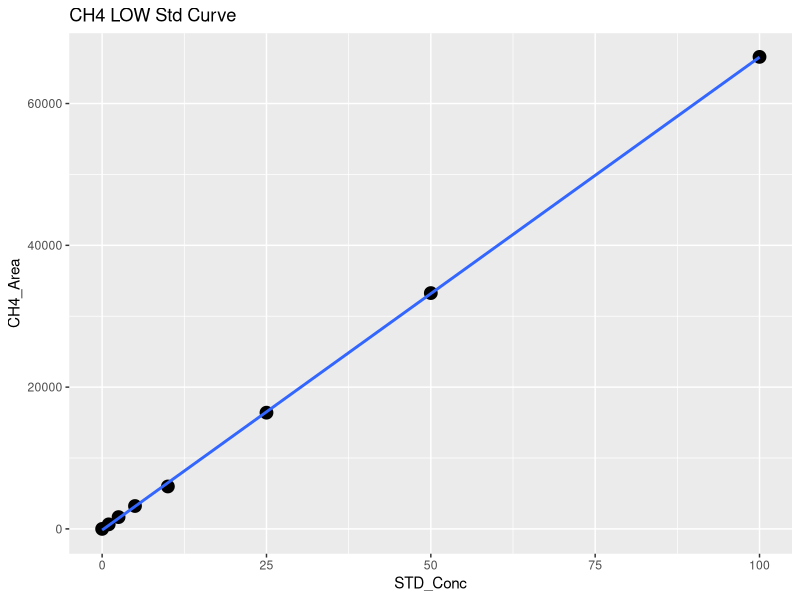
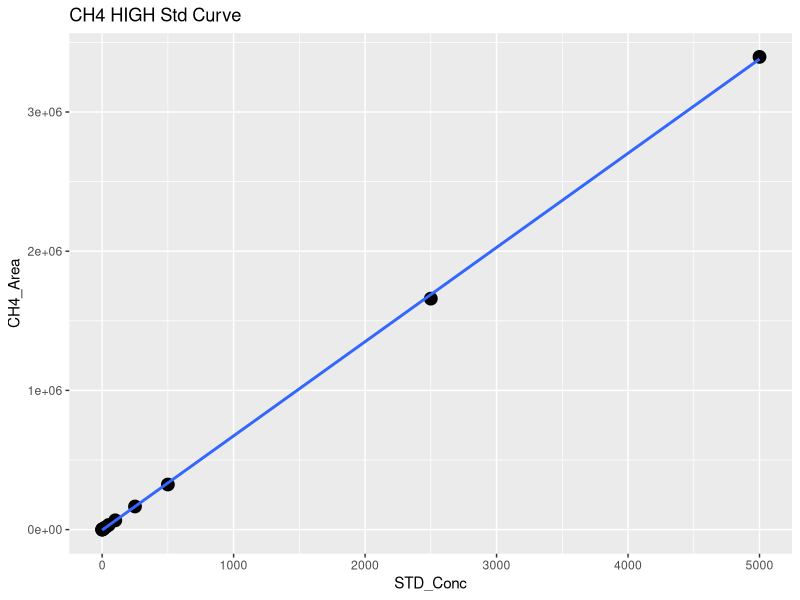
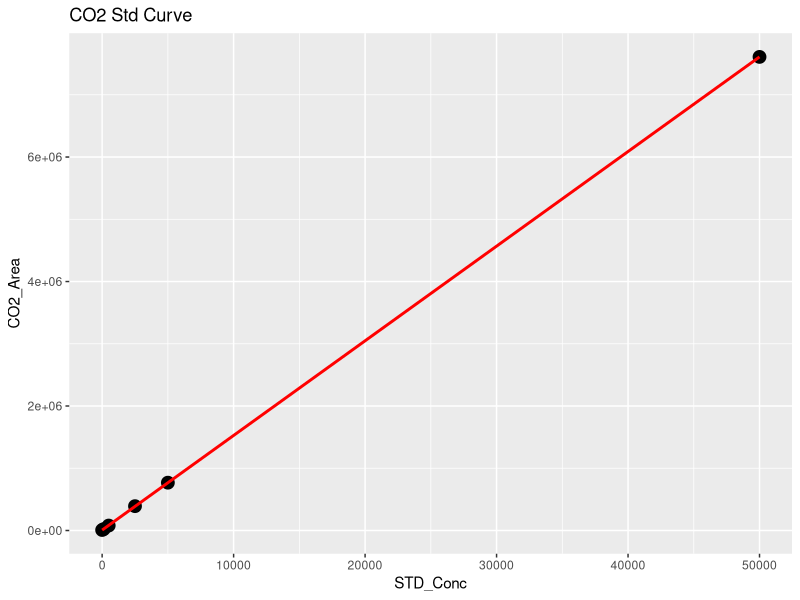
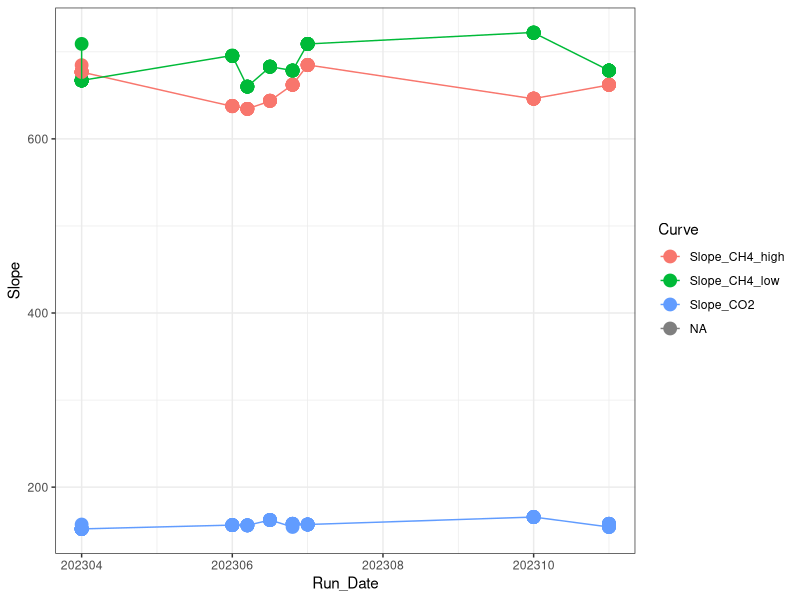

These figures' R source, in order: (Note: this script raises an error after producing the figures.)
## ---- chunk 1
library(dplyr)
library(ggplot2)
library(ggpubr)
library(stringr)
library(readxl)
## ---- chunk 2
#Read inData 
raw <- read.csv("2023 Raw Data/TEMPEST_TGAS_202303_05_entered.csv")
head(raw)

#pull out methane standards
stds_ch4 <-  raw %>%  
  filter(str_detect(Sample_Type, "STD_CH4"))
#head(stds_ch4)

#split into high curve and low curve for CH4
stds_ch4_low <- stds_ch4  %>%  
  filter(!STD_Conc > 100)

#Low curve for CH4
CH4_Low <- ggplot(stds_ch4_low, aes(STD_Conc, CH4_Area)) + geom_point(size=4) + 
  geom_smooth(method = "lm", se = FALSE) + labs(title="CH4 LOW Std Curve")
CH4_Low

CH4_Low_lm <- lm(stds_ch4_low$CH4_Area ~ stds_ch4_low$STD_Conc)
summary(CH4_Low_lm)
cf <- coef(CH4_Low_lm)

#create data frame with 1 rows and 0 columns
Slope_CH4_low <- data.frame(matrix(ncol = 0, nrow = 1))
Slope_CH4_low$Curve <- "Slope_CH4_low"
Slope_CH4_low$R2 <- summary(CH4_Low_lm)$adj.r.squared
Slope_CH4_low$Slope <- cf[2]
Slope_CH4_low$Intercept <- cf[1]
#head(Slope_CH4_low)

#High curve for CH4
CH4_High <- ggplot(stds_ch4, aes(STD_Conc, CH4_Area)) + geom_point(size=4) + 
  geom_smooth(method = "lm", se = FALSE) + labs(title="CH4 HIGH Std Curve")
CH4_High

stds_ch4_lm <- lm(stds_ch4$CH4_Area ~ stds_ch4$STD_Conc)
summary(stds_ch4_lm)
cf <- coef(stds_ch4_lm)

#create data frame with 1 rows and 0 columns
Slope_CH4_high <- data.frame(matrix(ncol = 0, nrow = 1))
Slope_CH4_high$Curve <- "Slope_CH4_high"
Slope_CH4_high$R2 <- summary(stds_ch4_lm)$adj.r.squared
Slope_CH4_high$Slope <- cf[2]
Slope_CH4_high$Intercept <- cf[1]
#head(Slope_CH4_high)

#pull out co2 standards
stds_co2 <-  raw %>%  
  filter(str_detect(Sample_Type, "STD_CO2"))
#head(stds_co2)

#CO2 Curve
CO2_stds <- ggplot(stds_co2, aes(STD_Conc, CO2_Area)) + geom_point(size=4) + 
  geom_smooth(method = "lm", se = FALSE, color="red") + labs(title="CO2 Std Curve")
CO2_stds

stds_co2_lm <- lm(stds_co2$CO2_Area ~ stds_co2$STD_Conc)
summary(stds_co2_lm)
cf <- coef(stds_co2_lm)

#create data frame with 1 rows and 0 columns
Slope_CO2 <- data.frame(matrix(ncol = 0, nrow = 1))
Slope_CO2$Curve <- "Slope_CO2"
Slope_CO2$R2 <- summary(stds_co2_lm)$adj.r.squared
Slope_CO2$Slope <- cf[2]
Slope_CO2$Intercept <- cf[1]
#head(Slope_CO2)

#pull all the slopes together into one dataframe 
Slopes <- rbind(Slope_CH4_low, Slope_CH4_high, Slope_CO2)
#head(Slopes)

Slopes$Run_Date <- c(202304, 202304, 202304)

log <- read.csv("2023 Raw Data/COMPASS_TEMPEST_Varian_TGAS_QAQC_2023.csv")
head(log)
log <- log[ ,-c(1)]
log <- rbind(log, Slopes)

Slopes_chk <- ggplot(log, aes(Run_Date, Slope, col=Curve)) + geom_point(size=4) + geom_line() + theme_bw()
Slopes_chk

write.csv(log, "2023 Raw Data/COMPASS_TEMPEST_Varian_TGAS_QAQC_2023.csv")
## ---- chunk 3
#head(raw)

#pull out methane standards
Samples <-  raw %>%  
  filter(!str_detect(Sample_Type, "STD_CH4")) %>%  
  filter(!str_detect(Sample_Type, "STD_CO2")) %>%  
  filter(!str_detect(Sample_Type, "Blank")) %>%  
  filter(!str_detect(Sample_Type, "Chk_STD")) %>%  
   filter(!str_detect(Sample_Type, "CHKSTD")) %>%
  filter(!str_detect(Sample_Type, "CHK_STD")) %>%
  filter(!str_detect(Sample_Type, "NA"))
#head(Samples)

#Now flag any areas that are above the 100ppm area for CH4
Samples$CH4_Curve <- ifelse(Samples$CH4_Area >71000, "High", "Low")
#head(Samples)

#Calculate CH4 concentrations in ppm
Samples$CH4_Conc_ppm <- ifelse(Samples$CH4_Area >71000, (Samples$CH4_Area-Slope_CH4_high$Intercept)/Slope_CH4_high$Slope,                                       (Samples$CH4_Area-Slope_CH4_low$Intercept)/Slope_CH4_low$Slope )

#Calculate CO2 concentrations in ppm 
Samples$CO2_Conc_ppm <- ((Samples$CO2_Area-Slope_CO2$Intercept)/Slope_CO2$Slope) 

#head(Samples)

##########make flags for any dilutions needed 
#highest CH4 standard = 10000
#highest CO2 standard = 50000

Samples$CH4_Flag <- ifelse(Samples$CH4_Conc_ppm >10000, "Needs Dilution", "Within Range")
Samples$CO2_Flag <- ifelse(Samples$CO2_Conc_ppm >50000, "Needs Dilution", "Within Range")
#head(Samples)

## ---- chunk 4

chks <-  raw %>%  
  filter(!str_detect(Sample_Type, "STD_CH4")) %>%  
  filter(!str_detect(Sample_Type, "STD_CO2")) %>%  
  filter(!str_detect(Sample_Type, "Blank")) %>%  
  filter(!str_detect(Sample_Type, "Unknown")) %>%  
  filter(!str_detect(Sample_Type, "NA"))
#head(chks)

#Calculate CH4 concentrations in ppm
chks$CH4_Conc_ppm <- ifelse(chks$CH4_Area >71000, 
                      (chks$CH4_Area-Slope_CH4_high$Intercept)/Slope_CH4_high$Slope,                                       (chks$CH4_Area-Slope_CH4_low$Intercept)/Slope_CH4_low$Slope )

#Calculate CO2 concentrations in ppm 
chks$CO2_Conc_ppm <- ((chks$CO2_Area-Slope_CO2$Intercept)/Slope_CO2$Slope)



#change this if check standard concentrations are different 
level_ch4 <- 5      #ppm
level_co2 <- 1000   #ppm

#calculate percent difference of check standards 
chks$Ch4_diff <- ((chks$CH4_Conc_ppm - level_ch4)/((chks$CH4_Conc_ppm + level_ch4)/2)) * 100
chks$CH4_diff_flag <-  ifelse(chks$Ch4_diff <10, 'YES', 'NO, rerun')

chks$CO2_diff <- ((chks$CO2_Conc_ppm - level_co2)/((chks$CO2_Conc_ppm + level_co2)/2)) * 100
chks$CO2_diff_flag <-  ifelse(chks$CO2_diff <10, 'YES', 'NO, rerun')

#now plot the Ch4 concentrations and the CO2 concentrations vs. the expected concentration 
#then also make the color the percent difference between the expected and observed concentration 

ch4_chk <-  ggplot(data = chks, aes(x = Sample_ID, y = CH4_Conc_ppm, fill=CH4_diff_flag)) +
       geom_bar(stat = 'identity') + 
        scale_fill_manual(values=c("darkgreen", "darkgrey"))+ 
        theme_classic() + labs(x= " ", y="Percent Difference  (%)", title="Check Stds: CH4") + 
        theme(legend.position="bottom") +  geom_hline(yintercept=level_ch4, linetype="dashed", 
                color = "black", size=1)


co2_chk <-  ggplot(data = chks, aes(x = Sample_ID, y = CO2_Conc_ppm, fill=CO2_diff_flag)) +
       geom_bar(stat = 'identity') + 
        scale_fill_manual(values=c("darkgreen", "darkgrey"))+
        theme_classic() + labs(x= " ", y="Percent Difference  (%)", title="Check Stds: CO2") + 
        theme(legend.position="bottom") +  geom_hline(yintercept=level_co2, linetype="dashed", 
                color = "black", size=1)

ggarrange(ch4_chk, co2_chk, nrow=1, ncol=2)


## ---- chunk 5

#multiply the concentration by the dilution factor
Samples$CH4_Conc_ppm_dilcorr <- (Samples$CH4_Conc_ppm * Samples$Dilution_Factor)

Samples$CO2_Conc_ppm_dilcorr <- (Samples$CO2_Conc_ppm * Samples$Dilution_Factor)

#check results
#head(Samples)

#quick first look at the samples 
ch4_samples <-  ggplot(data = Samples, aes(x = Sample_ID, y = CH4_Conc_ppm, fill=CH4_Flag)) +
       geom_bar(stat = 'identity') + 
        scale_fill_manual(values=c("red", "darkgreen"))+
        theme_classic() + labs(x= " ", y="CH4 (ppm)", title="CH4: Green = Within Range") + 
        theme(legend.position="none") 


co2_samples <-  ggplot(data = Samples, aes(x = Sample_ID, y = CO2_Conc_ppm, fill=CO2_Flag)) +
       geom_bar(stat = 'identity') + 
        scale_fill_manual(values=c("darkgreen","red"))+
        theme_classic() + labs(x= " ", y="CO2 (ppm)", title="CO2: Green = Within Range") + 
        theme(legend.position="none") 

ggarrange(ch4_samples, co2_samples, nrow=1, ncol=2)


## ---- chunk 6

# Convert ppm CH4 to total umol CH4 in the sample headspace
# use Ideal Gas Law:  
#   hdsp umol CH4 = ppm CH4*(PV/RT) 
#      P = 1 (pressure in atm)
#      R = 0.082 (gas constant)
#      V = 0.015 (gas syringe volume in L)
#      T = "TempC" column value in Kelvin (equilibration temperature)

#set the volume used for the sample
volume = 0.02  #in Liters (samples are 20mL so 0.02mL )
TempC <-  25 #I am assuming 25C not sure how we want to handle this
IdealGas <- 0.08206

#Calculate CH4 concentrations in ppm
Samples$CH4_Conc_umol <- ifelse(Samples$G_W == "W",
                    ((Samples$CH4_Conc_ppm_dilcorr*((1*volume)/(0.08206*(TempC+273.15))))/(volume)),
                    (Samples$CH4_Conc_ppm_dilcorr*((1*volume)/(0.08206*(TempC+273.15)))))
Samples$CO2_Conc_umol <- ifelse(Samples$G_W == "W",
                    ((Samples$CO2_Conc_ppm_dilcorr*((1*volume)/(0.08206*(TempC+273.15))))/(volume)),
                    (Samples$CO2_Conc_ppm_dilcorr*((1*volume)/(0.08206*(TempC+273.15)))))

Samples$CH4_Conc_nmol <- Samples$CH4_Conc_umol * 1000
Samples$CO2_Conc_nmol <- Samples$CO2_Conc_umol * 1000

#quick first look at the samples 
ch4_samples1 <-  ggplot(data = Samples, aes(x = Sample_ID, y = CH4_Conc_nmol, fill=G_W)) +
       geom_bar(stat = 'identity') + 
        scale_fill_manual(values=c("purple","darkgrey", "darkblue"))+
        theme_classic() + labs(x= " ", y="CH4 (uM)", title="CH4: Blue = PW Sample") + 
        theme(legend.position="none") 


co2_samples1 <-  ggplot(data = Samples, aes(x = Sample_ID, y = CO2_Conc_nmol, fill=G_W)) +
       geom_bar(stat = 'identity') + 
        scale_fill_manual(values=c("purple","darkgrey", "darkblue"))+
        theme_classic() + labs(x= " ", y="CO2 (uM)", title="CO2: Blue = PW Sample") + 
        theme(legend.position="none") 

ggarrange(ch4_samples1, co2_samples1, nrow=1, ncol=2)

## ---- chunk 7

#check results
head(Samples)

#pull out what we need 
Samples1 <- Samples[ ,c(1:3,6:17,21, 26:29)]
head(Samples1)

write.csv(Samples1, "2023 Processed Data/COMPASS_TEMPEST_TGW_202303_05_Processed.csv")

